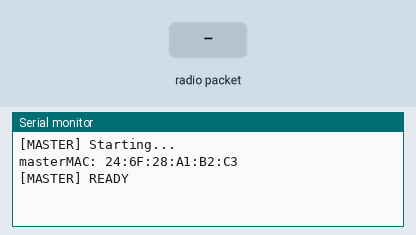
This sketch was run on a simulated ESP32. Parts: the last lines printed to the serial monitor. The inputs (shaded band) are chosen by the test bench.

Above: at 1.2 s.
1.3 s: radio packet "1" arrives
At 2.3 s:
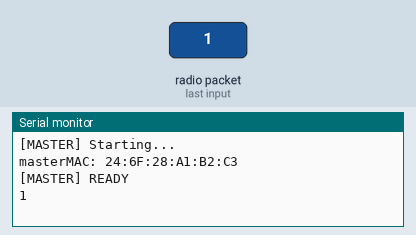
2.8 s: radio packet "0" arrives
At 3.5 s:
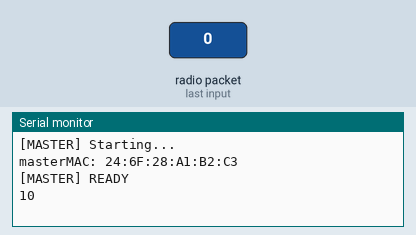

The sketch:

bridgeESPnowMaster.ino
```cpp
#include <WiFi.h>
#include <esp_now.h>

uint8_t slaveAddress[6] = {0x10, 0x06, 0x1C, 0x80, 0x94, 0x70}; //10:06:1C:80:94:70<C

#define ESPNOW_CHANNEL 1
#define BUF_SIZE 240

// ================= CALLBACKS =================

void onDataSent(const wifi_tx_info_t *info, esp_now_send_status_t status) {
  if (status != ESP_NOW_SEND_SUCCESS) {
    Serial.println("[MASTER] Send FAIL");
  }
}

void onDataRecv(const esp_now_recv_info_t *info, const uint8_t *data, int len) {
  // ESP-NOW → PC
  Serial.write(data, len);
}

// ================= SETUP =================

void setup() {
  Serial.begin(115200);

  WiFi.mode(WIFI_STA);
  WiFi.setChannel(ESPNOW_CHANNEL);
  WiFi.disconnect();

  Serial.println("\n[MASTER] Starting...");
  Serial.println("masterMAC: " + WiFi.macAddress());

  if (esp_now_init() != ESP_OK) {
    Serial.println("ESP-NOW init failed");
    ESP.restart();
  }

  esp_now_register_send_cb(onDataSent);
  esp_now_register_recv_cb(onDataRecv);

  esp_now_peer_info_t peer = {};
  memcpy(peer.peer_addr, slaveAddress, 6);
  peer.channel = ESPNOW_CHANNEL;
  peer.encrypt = false;
  peer.ifidx = WIFI_IF_STA;

  if (esp_now_add_peer(&peer) != ESP_OK) {
    Serial.println("Peer add failed");
    ESP.restart();
  }

  Serial.println("[MASTER] READY");
}

// ================= LOOP =================

void loop() {
  if (Serial.available()) {
    uint8_t buf[BUF_SIZE];
    int len = Serial.readBytes(buf, BUF_SIZE);

    esp_err_t result = esp_now_send(slaveAddress, buf, len);

    if (result != ESP_OK) {
      Serial.println("[MASTER] Send error");
    }
  }
}
```

Measured:
- after the input at 1.3 s, the serial monitor: prints a new line at once (image 1)
- after the input at 2.8 s, the serial monitor: prints a new line at once (image 2)
